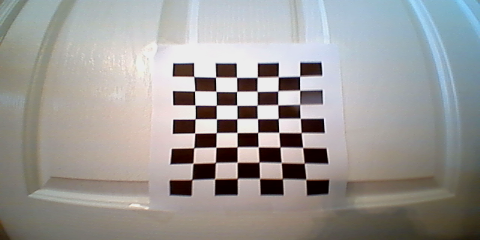
#> input picture images/camera_calibration/c0.png, 480 x 240 px; its folder holds 5 pictures in this run; the run also reads 1 picture not shown here
$ python camera_calibration.py
#> lines starting #> are read from the running program, lines starting #| are printed output that depends on the picture; after the words box and inside, x2 and y2 are one past the last pixel; in counts of white or black regions, pixels touching at a corner belong together
#!/usr/bin/env python

# Camera calibration tool used to find camera distortion matrix
# Saves distortion matrix values in binary numpy file located in /vars/cam_dist_matrix.npz
# Saved values can be used to remove camera lense distortion
# Trains on checkerboard images obtained from get_image.py

import cv2
import numpy as np
import glob

# Define the dimensions of checkerboard
CHECKERBOARD = (8, 6)  # 8 Rows, 10 Columns

# Termination Criteria
criteria = (cv2.TERM_CRITERIA_EPS + cv2.TERM_CRITERIA_MAX_ITER, 30, 0.001)

# Prepare object points, like (0,0,0), (1,0,0), (2,0,0)....,(6,5,0)
objp = np.zeros((CHECKERBOARD[1]*CHECKERBOARD[0], 3), np.float32)
objp[:, :2] = np.mgrid[0:CHECKERBOARD[0], 0:CHECKERBOARD[1]].T.reshape(-1, 2)

# Creating vector to store vectors of 3D points for each checkerboard image
objpoints = []

# Creating vector to store vectors of 2D points for each checkerboard image
imgpoints = []

# Extracting path of individual image stored in a given directory
images = glob.glob('./images/camera_calibration/*.png')

cornercnt = 0

for fname in images:
    img = cv2.imread(fname)
#> img is the input picture: shape (240, 480, 3); mean B, G, R 150.5, 152.8, 155.2
    gray = cv2.cvtColor(img, cv2.COLOR_BGR2GRAY)
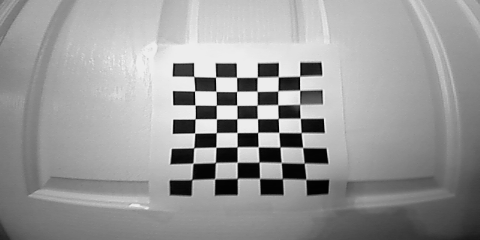
#> gray: shape (240, 480); min 1, max 238, mean 153.3

    # Find the chess board corners
    # If desired number of corners are found in the image then ret = true
    ret, corners = cv2.findChessboardCorners(gray, CHECKERBOARD, None)
#> ret = True; corners = 48 rows, first 8: [299.6, 76.26], [299.6, 90.23], [299.6, 104.3], [300.3, 118.4], [301.2, 132.5], [302.5, 147.5], [304.2, 163.1], [305.7, 179.3]

    """
    If desired number of corner are detected,
    we refine the pixel coordinates and display
    them on the images of checker board
    """
    if ret == True:
        cornercnt += 1
        print("Corner Detected: ", cornercnt)
        objpoints.append(objp)
        # refining pixel coordinates for given 2d points.
        corners2 = cv2.cornerSubPix(gray, corners, (11, 11), (-1, -1), criteria)
#> corners2 = 48 rows, first 8: [299.6, 76.11], [299.6, 90.14], [299.5, 104.5], [300.3, 118.3], [301.1, 132.5], [302.7, 147.5], [304.2, 163], [306, 179.3]

        imgpoints.append(corners2)

        # Draw and display the corners
        img = cv2.drawChessboardCorners(img, CHECKERBOARD, corners2, ret)
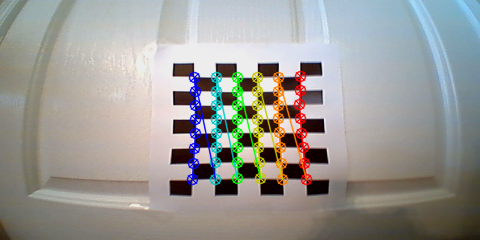
#> img: shape (240, 480, 3); 6.02% of pixels changed, all inside (x1, y1, x2, y2) = (186, 70, 313, 186)

    cv2.imshow('img', img)
    cv2.waitKey(50)
#> pass 2 of the loop `for fname in images:`:
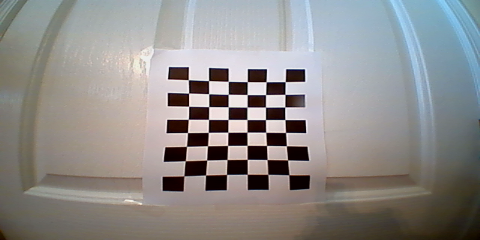
#> input picture images/camera_calibration/c1.png, 480 x 240 px
#> img is the input picture: shape (240, 480, 3); mean B, G, R 138.8, 140.4, 142.8
#> `gray = cv2.cvtColor(img, cv2.COLOR_BGR2GRAY)`:
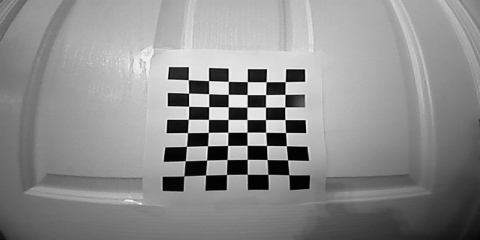
#> gray: shape (240, 480); min 1, max 238, mean 140.9
#> corners = 48 rows, first 8: [285.3, 81.55], [285, 94.45], [284.6, 106.9], [284.8, 119.5], [285.5, 132.5], [286.4, 145.7], [287.6, 159.9], [288.9, 174.7]
#> corners2 = 48 rows, first 8: [285.2, 81.65], [284.9, 94.45], [284.7, 107], [284.8, 119.5], [285.5, 132.4], [286.4, 145.7], [287.5, 159.8], [289, 174.8]
#> `img = cv2.drawChessboardCorners(img, CHECKERBOARD, corners2, ret)`:
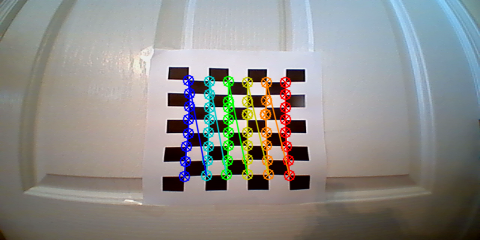
#> img: shape (240, 480, 3); 5.59% of pixels changed, all inside (x1, y1, x2, y2) = (178, 74, 296, 183)

cv2.destroyAllWindows()

"""
Performing camera calibration by
passing the value of known 3D points (objpoints)
and corresponding pixel coordinates of the
detected corners (imgpoints)
"""
ret, mtx, dist, rvecs, tvecs = cv2.calibrateCamera(objpoints, imgpoints, gray.shape[::-1], None, None)
img = cv2.imread('./images/camera_calibration/c1.png')  # any image can be used, c1.png happened to be an easy test case
h, w = img.shape[:2]
#> h = 240; w = 480
newcameramtx, roi = cv2.getOptimalNewCameraMatrix(mtx, dist, (w, h), 0.97, (w, h))

# Save the distortion matrix to an uncompressed binary numpy file
np.savez('vars/cam_dist_matrix.npz', mtx=mtx, dist=dist, newcameramtx=newcameramtx)

# Undistort the image
dst = cv2.undistort(img, mtx, dist, None, newcameramtx)
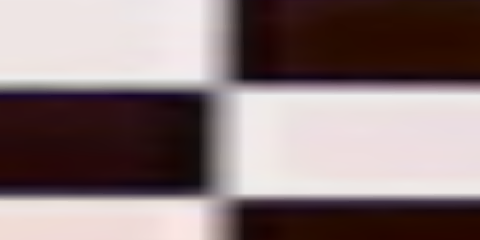
#> dst: shape (240, 480, 3); mean B, G, R 122.4, 122, 138.5
cv2.imwrite('./images/camera_calibration/result/undistorted.png', dst)
cv2.imshow('undistort_img', dst)
if cv2.waitKey(5000) & 0xFF == ord('q'):    # Display image for 5 seconds, close anytime using 'q'
#> (key q is pressed here)
    cv2.destroyAllWindows()

# Crop the image
x, y, w, h = roi
dst = dst[y:y+h, x:x+w]
cv2.imwrite('./images/camera_calibration/result/calibresult.png', dst)

# Re-projection Error
mean_error = 0
for i in range(len(objpoints)):
    imgpoints2, _ = cv2.projectPoints(objpoints[i], rvecs[i], tvecs[i], mtx, dist)
    error = cv2.norm(imgpoints[i], imgpoints2, cv2.NORM_L2)/len(imgpoints2)
    mean_error += error

print("total error: {}".format(mean_error/len(objpoints)))
